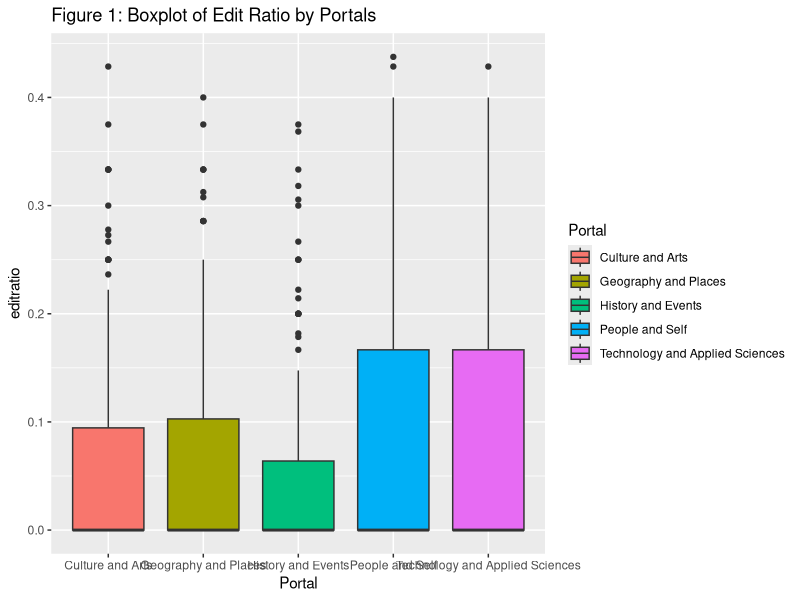
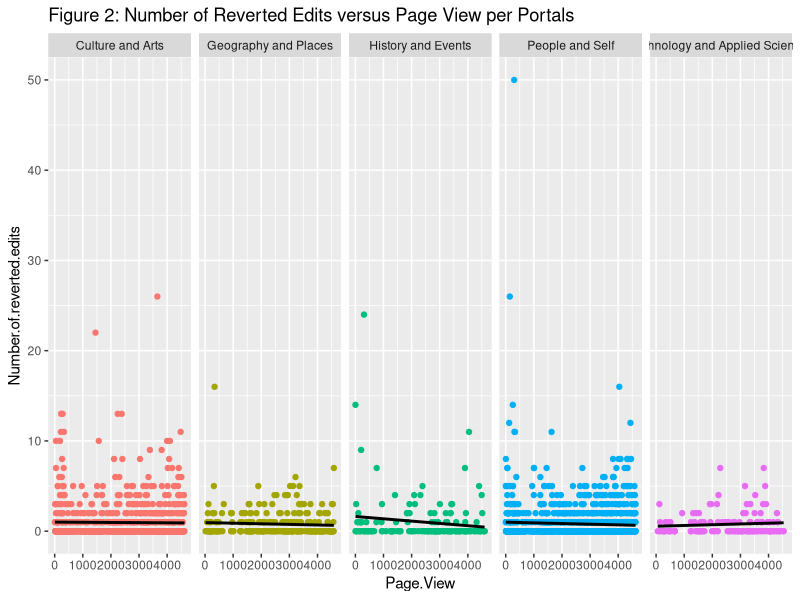
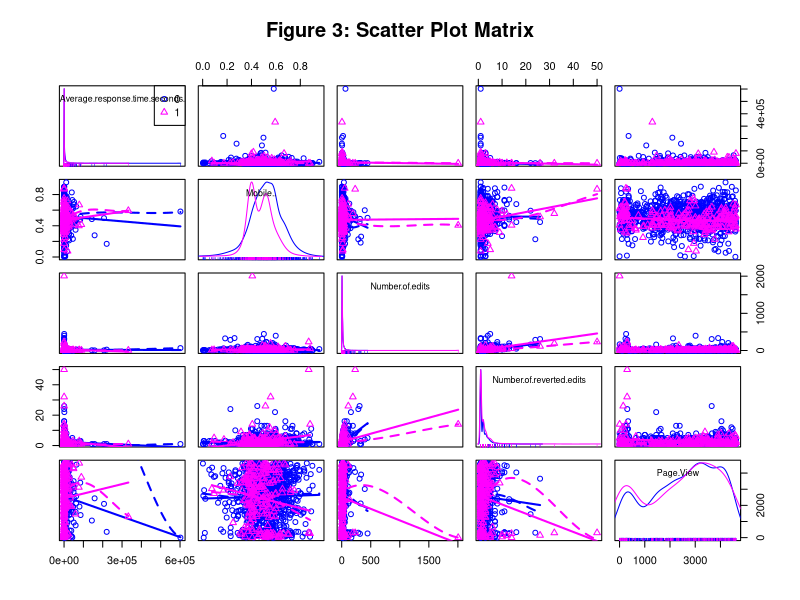
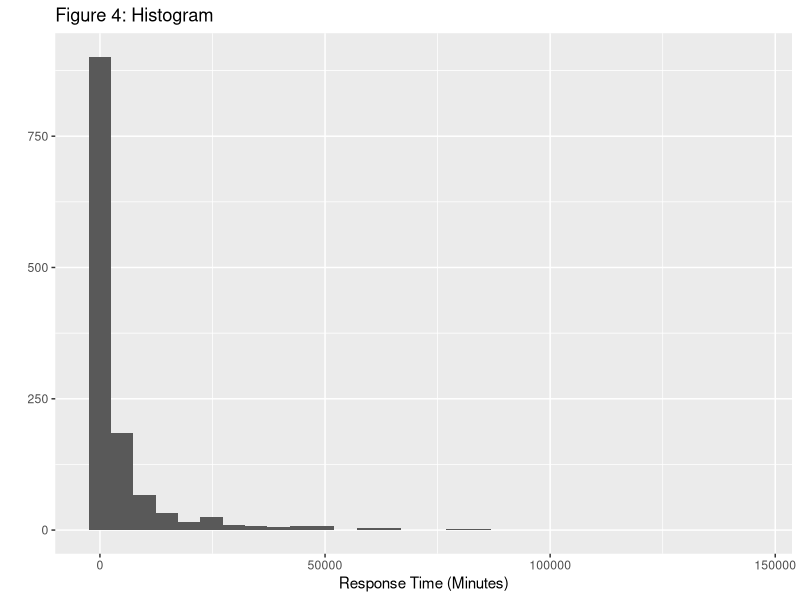
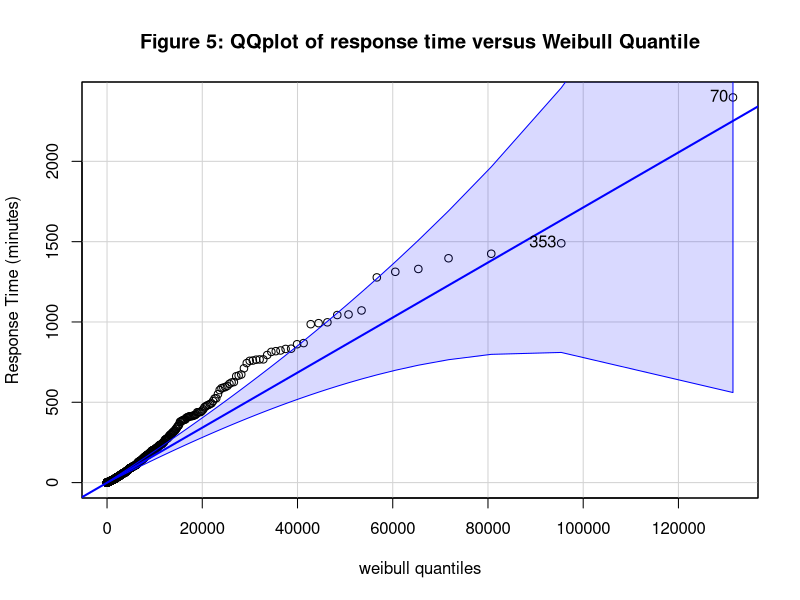
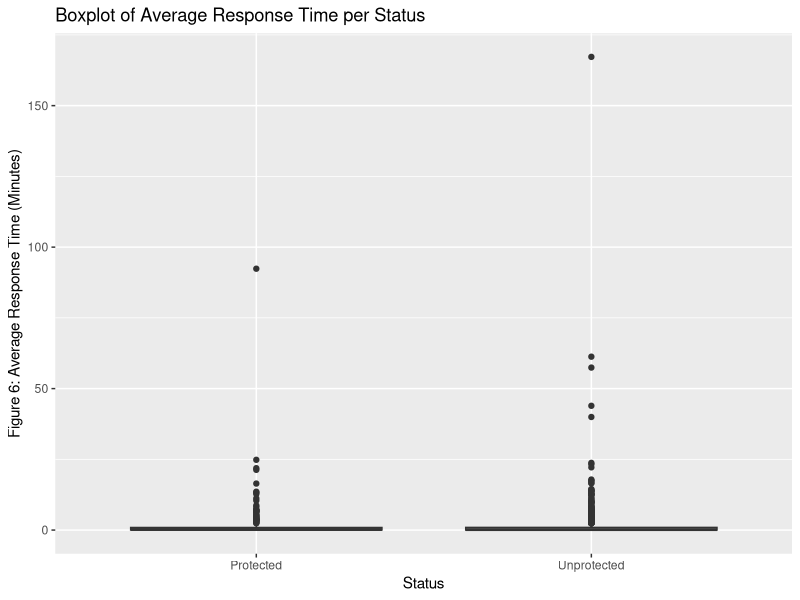

Generate these figures, in order, with R:
## ---- chunk 1
require(MASS)
require(car)
require(ggplot2)
require(xtable)
require(knitr)
require(plyr)
require(dplyr)
require(GGally)
## ---- chunk 2
wiki <- read.csv("Wiki_final2.csv",header = TRUE,stringsAsFactors = FALSE) 
wiki$editratio=wiki$Number.of.reverted.edits/wiki$Number.of.edits
wiki$Page.View=as.integer(as.factor(wiki$Page.View))
wiki$Portal[wiki$Portal=="REligion and Belief Systems"]="Religion and Belief Systems"
wiki$Portal[wiki$Portal=="CUlture and Arts"]="Culture and Arts"

wiki=wiki[!wiki$Portal=="",]
## ---- chunk 3

freqcount=data.frame(table(wiki$Portal))

names(freqcount)=c("Category","Frequency")
freqcount=arrange(freqcount,desc(Frequency))
kable(freqcount,caption="Table 1: Frequency Count")

# Select the top five portals for further analysis
peopleself <- subset(wiki,Portal=="People and Self")
cultureart <- subset(wiki,Portal=="Culture and Arts")
techapplied <- subset(wiki,Portal=="Technology and Applied Sciences")
geography <- subset(wiki,Portal=="Geography and Places")
history <- subset(wiki,Portal=="History and Events")

## ---- chunk 4
power.anova.test(power=0.8,between.var=0.0001981278,within.var=0.0092,group=5)
## ---- chunk 5
set.seed(1000)
ps <- peopleself[sample(1:nrow(peopleself),140,replace=FALSE),]
set.seed(1000)
ca <- cultureart[sample(1:nrow(cultureart),140,replace=FALSE),]
set.seed(1000)
ta <- techapplied[sample(1:nrow(techapplied),140,replace=FALSE),]
set.seed(1000)
gp <- geography[sample(1:nrow(geography),140,replace=FALSE),]
set.seed(1000)
hp <- history[sample(1:nrow(history),140,replace=FALSE),]

wikifinal <- rbind(ps,ca,ta,gp,hp)
wikifinal$Status=as.factor(wikifinal$Status)
wikifinal$Portal=as.factor(wikifinal$Portal)

## ---- chunk 6
# Mean and standard deviation of reverted edits, edits, and edit ratio #
# For each portal #
 #People and Self Portal#
mrp=mean(peopleself$Number.of.reverted.edits)
mep=mean(peopleself$Number.of.edits)
merp=mean(peopleself$editratio)
srp=sd(peopleself$Number.of.reverted.edits)
sep=sd(peopleself$Number.of.edits)
serp=sd(peopleself$editratio)
 #Culture and Arts#      
mrc=mean(cultureart$Number.of.reverted.edits)
mec=mean(cultureart$Number.of.edits)
merc=mean(cultureart$editratio)
src=sd(cultureart$Number.of.reverted.edits)
sec=sd(cultureart$Number.of.edits)
serc=sd(cultureart$editratio)
 #Technology and Applied Science#
mrt=mean(techapplied$Number.of.reverted.edits)
met=mean(techapplied$Number.of.edits)
mert=mean(techapplied$editratio)
srt=sd(techapplied$Number.of.reverted.edits)
set=sd(techapplied$Number.of.edits)
sert=sd(techapplied$editratio)

  #Geography and Locations#
mrg=mean(geography$Number.of.reverted.edits)
meg=mean(geography$Number.of.edits)
merg=mean(geography$editratio)
srg=sd(geography$Number.of.reverted.edits)
seg=sd(geography$Number.of.edits)
serg=sd(geography$editratio)

   #History and Events#
mrh=mean(history$Number.of.reverted.edits)
meh=mean(history$Number.of.edits)
merh=mean(history$editratio)
srh=sd(history$Number.of.reverted.edits)
seh=sd(history$Number.of.edits)
serh=sd(history$editratio)

portal=unique(wikifinal$Portal)
name=names(wikifinal)[c(3:4,11)]
summarystatistics=data.frame()
for (i in 1:5){
      for(j in c(3,4,11)){
          row=data.frame(Portal=portal[i],variable=names(wikifinal)[j],mean=mean(wikifinal[,j][wikifinal$Portal==portal[i]]),median=median(wikifinal[,j][wikifinal$Portal==portal[i]]),standard_deviation=sd(wikifinal[,3][wikifinal$Portal==portal[i]]))
          summarystatistics=rbind(summarystatistics,row)   
      }  
}

kable(summarystatistics,caption="Table 2: Summary Statistics")

## ---- chunk 7
# Boxplot of edit ratio for each portal #
ggplot(wikifinal,aes(x=Portal,y=editratio,fill = Portal))+geom_boxplot()+ggtitle("Figure 1: Boxplot of Edit Ratio by Portals")

## ---- chunk 8
kruskal.test(wikifinal$editratio ~ wikifinal$Portal)
pvalue=kruskal.test(wikifinal$editratio ~ wikifinal$Portal)[3]$p.value

## ---- chunk 9
## Question 2 ##

top5=wiki[wiki$Portal %in% portal,] #Subset the top five portals
ggplot(top5,aes(y=Number.of.reverted.edits,x=Page.View,color=Portal))+geom_point()+geom_smooth(method="lm",color="black",se=FALSE)+facet_grid(. ~ Portal)+ theme(legend.position="none")+ggtitle("Figure 2: Number of Reverted Edits versus Page View per Portals")


regressionresult=data.frame()

for (i in 1:5){
 data=top5[top5$Portal==portal[i],]
 lm=lm(data$Number.of.reverted.edits ~ data$Page.View)
 pvalue_beta0=summary(lm)[4]$coefficients[4]
 pvalue_beta1=summary(lm)[4]$coefficients[8]
 rsq=summary(lm)[8]$r.squared
 row=data.frame(Portal=portal[i],n=dim(data)[1],rsquared=rsq,pvalue=pvalue_beta1)
 regressionresult=rbind(regressionresult,row)
}

kable(regressionresult,caption=" Table 3: Regression Result")
## ---- chunk 10
wikitime=read.csv("Wiki_timedata1.csv",header=TRUE)
finaltime=merge(wiki,wikitime,by="Page.Title")
mt=mean(finaltime$Average.response.time.seconds.)/60
mdt=median(finaltime$Average.response.time.seconds.)/60
sdt=sd(finaltime$Aver1age.response.time.seconds./60)
finaltime=finaltime[,c(1,3:9,11:dim(finaltime)[2])]
finaltime$Average.response.time=finaltime$Average.response.time.seconds./60/60
finaltime$Mobile..=gsub("%","",finaltime$Mobile..)
finaltime$Mobile..=as.numeric(finaltime$Mobile..)/100 #Convert Mobile Percentage to numeric

finaltime$Status=as.factor(finaltime$Status) #convert status to factor
finaltime$Number.of.reverted.edits=as.numeric(finaltime$Number.of.reverted.edits)#convert to numeric
finaltime$Number.of.edits=as.numeric(finaltime$Number.of.edits) #convert to numeric
finaltime$Page.View =as.numeric(finaltime$Page.View) #convert to numeric
## ---- chunk 11
#ggpairs(~finaltime[,c(Average.response.time.seconds.,Mobile..,Number.of.edits,Number.of.reverted.edits,Page.View)], data=finaltime)

scatterplotMatrix(~Average.response.time.seconds.+Mobile..+Number.of.edits+Number.of.reverted.edits +Page.View|Status, data=finaltime,main="Figure 3: Scatter Plot Matrix")

a=finaltime$Average.response.time.seconds.
b=a[a<150000] # Remove extreme outliers
qplot(x=b,geom="histogram",xlab="Response Time (Minutes)",main="Figure 4: Histogram")
## ---- chunk 12
#Determining the shape and scale paramters for Weibull distribution
lx <- log(b)
m <- mean(lx)
v <- var(lx)
shape <- 1.2/sqrt(v)
scale <- exp(m + 0.572/shape)
#shape=parameters$estimate[[1]]
#scale=parameters$estimate[[2]]
qqPlot(b/60,distribution = "weibull",shape=shape,scale=scale,ylab="Response Time (minutes)",main="Figure 5: QQplot of response time versus Weibull Quantile")

## ---- chunk 13
peopleself <- subset(finaltime,Portal=="People and Self")
cultureart <- subset(finaltime,Portal=="Culture and Arts")
set.seed(57)
ps <- peopleself[sample(1:nrow(peopleself),140,replace=FALSE),]
set.seed(57)
ca <- cultureart[sample(1:nrow(cultureart),140,replace=FALSE),]
1/(mean(finaltime$Page.View)/7/24/3600)
wilcox.test(ps$Average.response.time.seconds.,ca$Average.response.time.seconds.,paired=TRUE)
## ---- chunk 14
#spliting the data between semi-protected and non-protected
npt=finaltime[finaltime$Status==0,]
pt=finaltime[finaltime$Status==1,]

#Determining the sample size
power.t.test(delta=0.3,sig.level = 0.05,power=0.8,type="t")

#Taking 176 samples for both protection status
set.seed(88888)
npt <- npt[sample(1:nrow(npt),176,replace=FALSE),]
set.seed(88888)
pt <- pt[sample(1:nrow(pt),176,replace=FALSE),]
wikifinal3=rbind(npt,pt)
## ---- chunk 15
#boxplot with sample data
finaltime$Status=ifelse(finaltime$Status==0,"Unprotected","Protected")
qplot(data=finaltime,x=Status,y=Average.response.time,geom="boxplot",main="Boxplot of Average Response Time per Status",ylab="Figure 6: Average Response Time (Minutes)")

md0=median(finaltime$Average.response.time.seconds.[finaltime$Status==0])/60/60
m0=mean(finaltime$Average.response.time.seconds.[finaltime$Status==0])/60/60
sd0=sd(finaltime$Average.response.time.seconds.[finaltime$Status==0]/60/60)
md1=median(finaltime$Average.response.time.seconds.[finaltime$Status==1])/60/60
m1=mean(finaltime$Average.response.time.seconds.[finaltime$Status==1])/60/60
sd1=sd(finaltime$Average.response.time.seconds.[finaltime$Status==1]/60/60)

## ---- chunk 16
#wilcox-test for response time versus status p value > 0.05
wilcox.test(x= npt$Average.response.time.seconds., y=pt$Average.response.time.seconds.,alternative="t",var.equal=TRUE)
